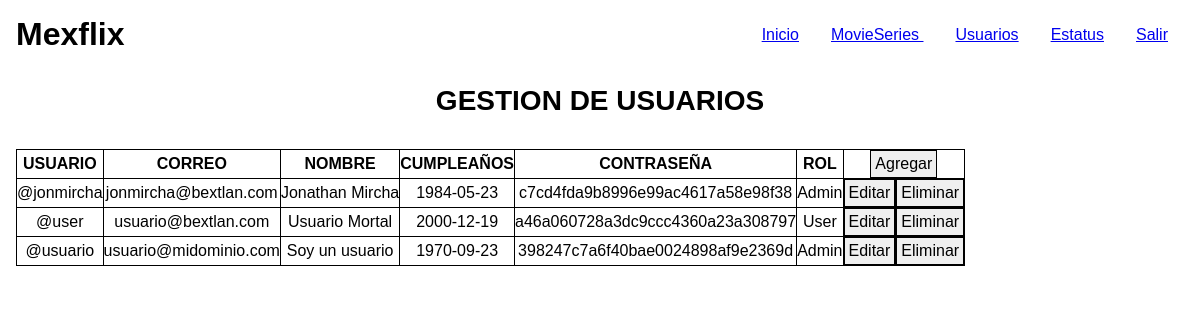
The app's page /users (signed in), older data.
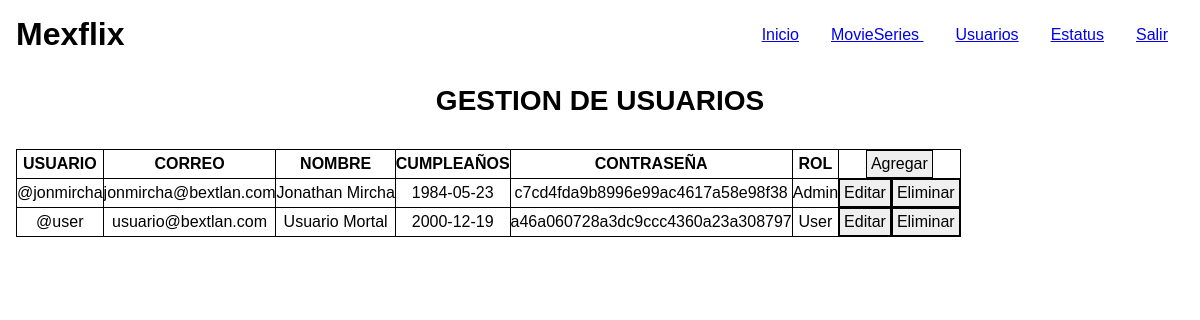
The same page, newer data.
### tables this page shows
CREATE TABLE users
(
  user VARCHAR(15) PRIMARY KEY,
  email VARCHAR(80) UNIQUE NOT NULL,  
  names  VARCHAR(100) NOT NULL,
  birthday DATE NOT NULL,
  pass CHAR(32) NOT NULL,  
  roles ENUM ('Admin','User') NOT NULL
);

### Controllers/ViewControllers.php (called while the page is built, shortened)
<?php
  class ViewControllers
  {
    private static $view_path = './views/';
    public function load_view($view)
    {
      require_once(self::$view_path. 'header.php');
      require_once(self::$view_path. $view. '.php');
      require_once(self::$view_path. 'footer.php');
    }
  }
?>

### index.php (called while the page is built, shortened)
<?php
  require_once('./controllers/Autoload.php');
  $route = isset($_GET['r'] ) ? $_GET['r']:'home' ;
  $mexflix = new Router($route);
?>

### Controllers/Autoload.php (called while the page is built, shortened)
<?php
  class Autoload
  {
    public function __construct()
    {
      spl_autoload_register(function($class_name){
        $models_path = './models/'.$class_name.'.php';
        $controllers_path = './controllers/'.$class_name.'.php';
      } );
    }
  }
?>

### Controllers/UsersController.php (called while the page is built, shortened)
<?php
  class UsersController
  {
    private $model;
    public function __construct()
    {
      $this->model = new UsersModel();
    }
    public function get($user_id = '')
    {
      return $this->model->get($user_id);
    }
  }
?>

### Models/Model.php (called while the page is built, shortened)
<?php
abstract class Model
{
  private static $db_host = 'localhost';
  private static $db_user = 'root';
  private static $db_pass = '';
  private static $db_name = 'mexflix';
  private static $db_charset = 'utf8';
  private $conn;
  protected $query;
  protected $rows = array();
  private function db_open()
  {
    $this->conn = new mysqli(
      self::$db_host,
      self::$db_user,
      self::$db_pass,
      self::$db_name);
      $this->conn->set_charset(self::$db_charset);
  }
  protected function get_query()
  {
    $result = $this->conn->query($this->query);
    while ($this->rows[] = $result->fetch_assoc() );
    return array_pop($this->rows);
  }
}
?>

### Models/UsersModel.php (called while the page is built, shortened)
<?php
  class UsersModel extends Model
  {
   public function get($buscar_user = '')
   {
      $this->query = ($buscar_user != '' )?"SELECT * FROM users WHERE user = '$buscar_user'":"SELECT * FROM users";
      $this->get_query();
      $datos = array();
      foreach ($this->rows as $nombreCampo => $contenidoCampo)
      {
        array_push($datos,$contenidoCampo);
      }
      return $datos;
   }
  }
?>

### Views/users.php (the view)
<?php
  print('<h2 class="p1">GESTION DE USUARIOS</h2>');
  $users_controller = new UsersController();
  $users = $users_controller->get();
  if (empty($users))
  {
    print('
      <div class = "container">
        <p class = "item error" >NO hay Usuarios </p>
      </div>');
  }
  else
  {
    $template_users = '
      <div class = "item">
        <table>
          <tr>
            <th>USUARIO</th>
            <th>CORREO</th>
            <th>NOMBRE</th>
            <th>CUMPLEAÑOS</th>
            <th>CONTRASEÑA</th>
            <th>ROL</th>
            <th colspan="2">
              <form method ="POST">
                <input type ="hidden" name = "r" value ="users-add">
                 <input class ="button add" type = "submit" value ="Agregar">
              </form>
            </th>
          </tr>';
      for ($n=0;$n < count($users); $n++)
      {
        $template_users .= '
          <tr>
            <td>'.$users[$n]['user'].'</td>
            <td>'.$users[$n]['email'].'</td>
            <td>'.$users[$n]['names'].'</td>
            <td>'.$users[$n]['birthday'].'</td>
            <td>'.$users[$n]['pass'].'</td>
            <td>'.$users[$n]['roles'].'</td>
            <td>
              <form method ="POST">
                <input type ="hidden" name = "r" value ="users-edit">
                <input type ="hidden" name = "user" value ="'.$users[$n]['user'].'">
                <input class ="button edit" type = "submit" value ="Editar">
              </form>
            </td>
            <td>
              <form method ="POST">
                <input type ="hidden" name = "r" value ="users-delete">
                <input type ="hidden" name = "user" value ="'.$users[$n]['user'].'">
                <input class ="button delete" type = "submit" value ="Eliminar">
              </form>
            </td>
          </tr>
          ';
      }
      $template_users .= '
        </table>
      </div>
    ';
    print($template_users);
  }
?>

Row changes from the older to the newer data that the page shows:
removed users: user "@usuario", email "usuario@midominio.com", names "Soy un usuario", birthday "1970-09-23", pass "398247c7a6f40bae0024898af9e2369d", roles "Admin"
